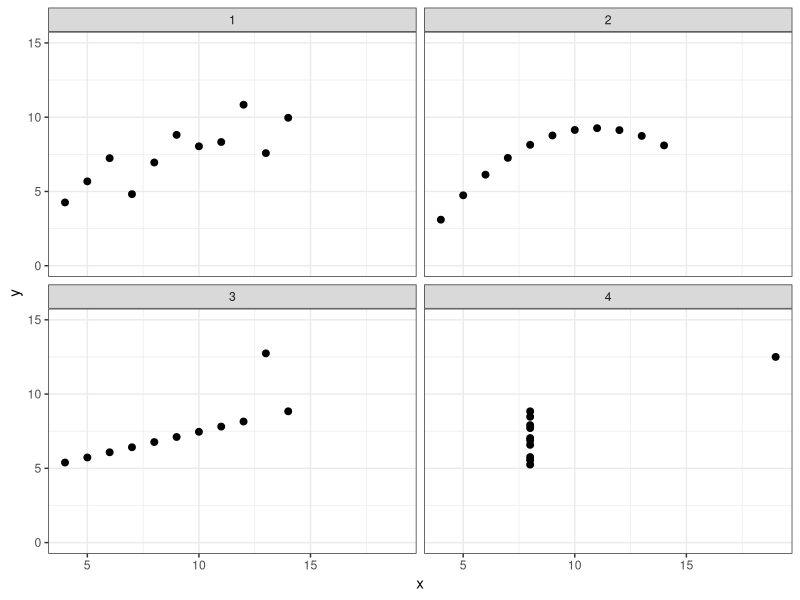
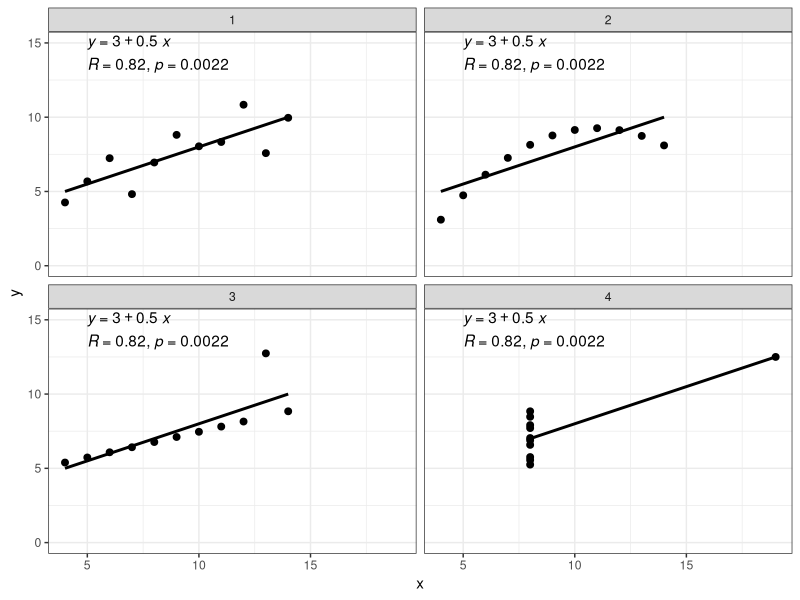

Source code (R) for these figures, in order:
## ---- chunk 1
#| label: anscombes

library(tidyverse)
library(ggpubr)

anscombe_long <- tidyr::pivot_longer(
  anscombe,
  cols = everything(),
  names_to = c(".value", "set"),
  names_pattern = "([xy])(\\d+)",
  names_transform = list(set = as.integer)
) 

anscombe_fig <- ggpubr::ggscatter(data = anscombe_long, x = "x", y = "y", facet.by = "set") + 
  ylim(c(0, 15)) + 
  theme_bw()

anscombe_fig

ggpubr::ggscatter(data = anscombe_long, x = "x", y = "y", facet.by = "set", add = "reg.line") +
  ylim(c(0, 15)) + 
  ggpubr::stat_regline_equation(label.x = 5, label.y = 15) +
  ggpubr::stat_cor(label.x = 5, label.y = 13.5) + 
  theme_bw()
